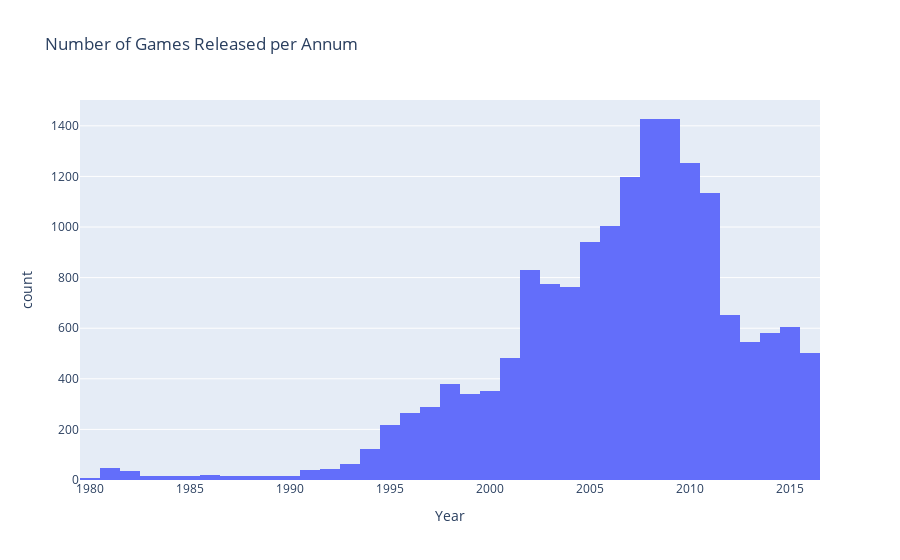

Notebook source saved alongside this figure:
### Markdown cell above
<div class='alert alert-info'>

With the data clean, we can now being our analysis. I will look to answer the following questions about the data:

1. Look at how many games were released in different years. Is the data for every period significant?
2. Look at how sales varied from platform to platform. Choose the platforms with the greatest total sales and build a distribution based on data for each year. Find platforms that used to be popular but now have zero sales. How long does it generally take for new platforms to appear and old ones to fade?
3. Determine what period you should take data for**.** To do so, look at your answers to the previous questions. The data should allow you to build a prognosis for 2017.
4. Work only with the data that you've decided is relevant. Disregard the data for previous years.
5. Which platforms are leading in sales? Which ones are growing or shrinking? Select several potentially profitable platforms.
6. Build a box plot for the global sales of all games, broken down by platform. Are the differences in sales significant? What about average sales on various platforms? Describe your findings.
7. Take a look at how user and professional reviews affect sales for one popular platform (you choose). Build a scatter plot and calculate the correlation between reviews and sales. Draw conclusions.
8. Keeping your conclusions in mind, compare the sales of the same games on other platforms.
9. Take a look at the general distribution of games by genre. What can we say about the most profitable genres? Can you generalize about genres with high and low sales?

</div>

### Code cell
# plotting distribution of game releases per year

releases_per_year = px.histogram(
                            df, 
                            x='year_of_release',
                            title='Number of Games Released per Annum',
                            labels={'year_of_release': 'Year'})
releases_per_year.show()

### Figure 1 — Plotly figure (JSON) as saved in the notebook; plotly's stock layout.template omitted (floating-point values rounded to 4 significant figures; data arrays with more than 128 entries replaced by an {"elided": "..."} marker saying what was removed)
{"data": [{"alignmentgroup": "True", "bingroup": "x", "hovertemplate": "Year=%{x}<br>count=%{y}<extra></extra>", "legendgroup": "", "marker": {"color": "#636efa", "pattern": {"shape": ""}}, "name": "", "offsetgroup": "", "orientation": "v", "showlegend": false, "type": "histogram", "x": {"elided": "16715 int values"}, "xaxis": "x", "yaxis": "y"}], "layout": {"barmode": "relative", "legend": {"tracegroupgap": 0}, "title": {"text": "Number of Games Released per Annum"}, "xaxis": {"anchor": "y", "domain": [0, 1], "title": {"text": "Year"}}, "yaxis": {"anchor": "x", "domain": [0, 1], "title": {"text": "count"}}}}
